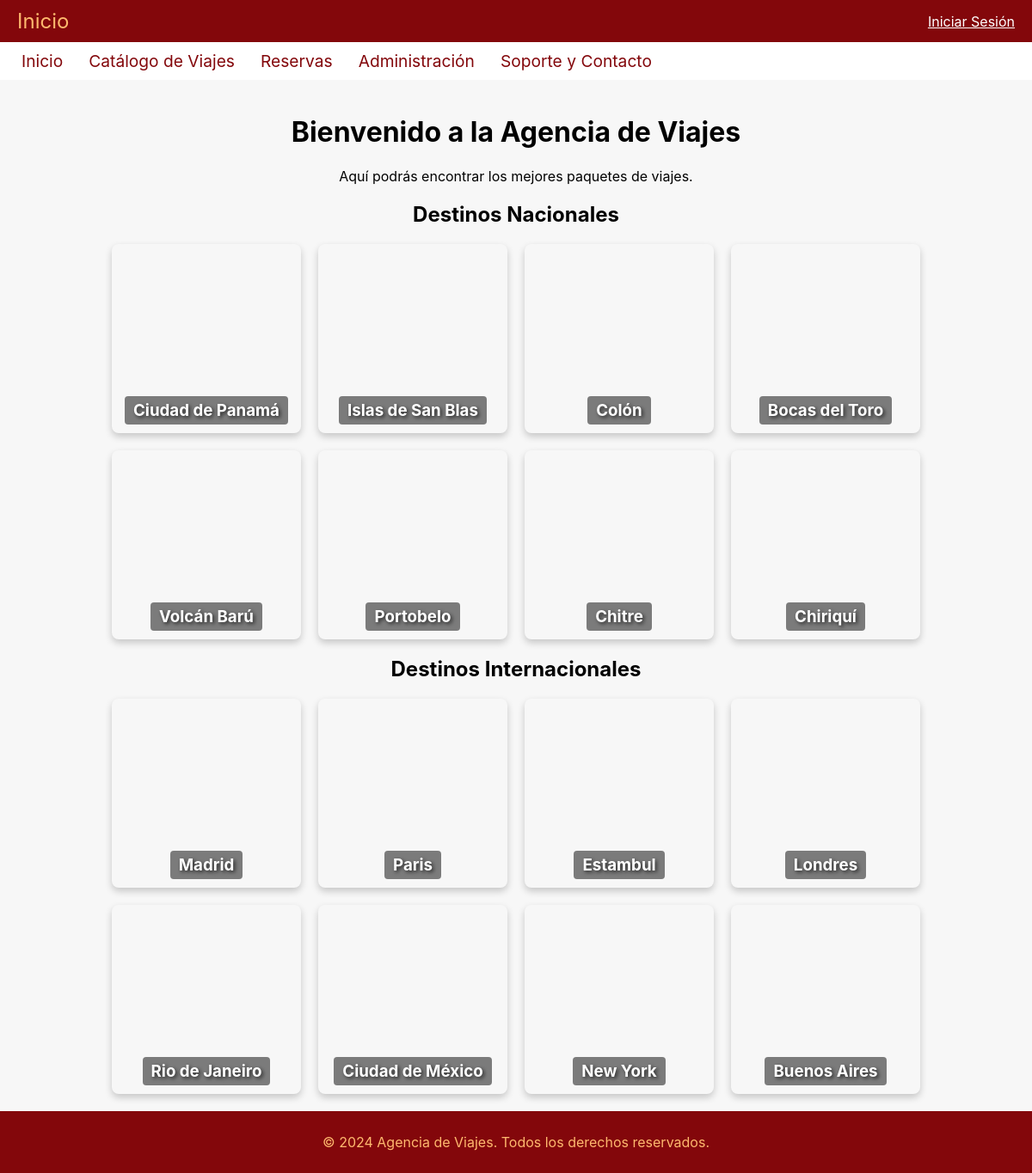
The page / on the database its author committed.
### tables this page shows
CREATE TABLE `destinos` (
  `id` int(10) NOT NULL,
  `tipo_destino` varchar(50) DEFAULT NULL,
  `pais` varchar(50) DEFAULT NULL,
  `city` varchar(100) DEFAULT NULL,
  `precio_nino` varchar(50) DEFAULT NULL,
  `precio_adulto` varchar(50) DEFAULT NULL,
  `precio_mayor` varchar(50) DEFAULT NULL,
  `foto` varchar(100) DEFAULT NULL
);

### index.php (the view, shortened to what this page needs)
<!DOCTYPE html>
<html lang="es">
<head>
    <link rel="stylesheet" href="public/assets/css/style.css">
</head>
<body>
    <div class="header">
        <div class="left">Inicio</div>
        <div class="right">
            <?php
            if (isset($_SESSION['username'])) {
                echo "Usuario: " . htmlspecialchars($_SESSION['username']);
            } else {
                echo "<a href='views/login_form.php' style='color: white;'>Iniciar Sesión</a>";
            }
            ?>
        </div>
    </div>
    <div class="nav">
        <a href="index.php">Inicio</a>
        <a href="views/catalogo_viajes.php">Catálogo de Viajes</a>
        <a href="views/detalles_reservas.php">Reservas</a>
        <a href="views/administracion.php">Administración</a>
        <a href="views/contacto.php">Soporte y Contacto</a>
    </div>
    <div class="main-content">
        <h1>Bienvenido a la Agencia de Viajes</h1>
        <p>Aquí podrás encontrar los mejores paquetes de viajes.</p>
        <div class="destinos">
            <h2>Destinos Nacionales</h2>
            <div class="destinos-container">
                <?php
                $conn = new mysqli("localhost", "root", "", "agencia_db");
                $sql = "SELECT * FROM destinos WHERE tipo_destino='Nacional'";
                $result = $conn->query($sql);
                if ($result->num_rows > 0) {
                    while($row = $result->fetch_assoc()) {
                        echo "<div class='destino' style='background-image: url(" . $row['foto'] . ");'>";
                        echo "<h3>" . $row['city'] . "</h3>";
                        echo "</div>";
                    }
                } else {
                    echo "No hay destinos nacionales disponibles.";
                }
                ?>
            </div>
            <h2>Destinos Internacionales</h2>
            <div class="destinos-container">
                <?php
                $sql = "SELECT * FROM destinos WHERE tipo_destino='Internacional'";
                $result = $conn->query($sql);
                if ($result->num_rows > 0) {
                    while($row = $result->fetch_assoc()) {
                        echo "<div class='destino' style='background-image: url(" . $row['foto'] . ");'>";
                        echo "<h3>" . $row['city'] . "</h3>";
                        echo "</div>";
                    }
                } else {
                    echo "No hay destinos internacionales disponibles.";
                }
                ?>
            </div>
        </div>
    </div>
    <div class="footer">
        <p>&copy; 2024 Agencia de Viajes. Todos los derechos reservados.</p>
    </div>
</body>
</html>

### public/assets/css/style.css (style rules this page uses)
body { font-family: Inter, sans-serif; background-color: #f7f7f7; margin: 0; padding: 0; display: flex; flex-direction: column; min-height: 100vh; }
.header, .footer { background-color: #83070b; color: #feb96e; padding: 10px 20px; text-align: center; }
.header { display: flex; justify-content: space-between; align-items: center; }
.header .left, .header .right { display: flex; align-items: center; }
.header .left { font-size: 1.5em; }
.nav { display: flex; justify-content:flex-start; background-color: white; padding: 10px; }
.nav a { margin: 0 15px; text-decoration: none; color: #83070b; font-size: 1.2em; }
.main-content { flex: 1; padding: 20px; text-align: center; }
.footer { margin-top: auto; }
.destinos { margin-top: 20px; }
.destinos-container { display: flex; flex-wrap: wrap; gap: 20px; justify-content: center; }
.destino { width: 200px; height: 200px; background-size: cover; background-position: center; background-repeat: no-repeat; display: flex; align-items: flex-end; justify-content: center; color: white; text-shadow: 2px 2px 4px rgba(0, 0, 0, 0.7); border-radius: 8px; padding: 10px; box-shadow: 0 4px 8px rgba(0, 0, 0, 0.2); }
.destino h3 { margin: 0; background-color: rgba(0, 0, 0, 0.5); padding: 5px 10px; border-radius: 4px; }

### rows shown on the page
destinos: city "Ciudad de Panamá"
destinos: city "Islas de San Blas"
destinos: city "Colón"
destinos: city "Bocas del Toro"
destinos: city "Volcán Barú"
destinos: city "Portobelo"
destinos: city "Chitre"
destinos: city "Chiriquí"
destinos: city "Madrid"
destinos: city "Paris"
destinos: city "Estambul"
destinos: city "Londres"
destinos: city "Rio de Janeiro"
destinos: city "Ciudad de México"
destinos: city "New York"
destinos: city "Buenos Aires"
